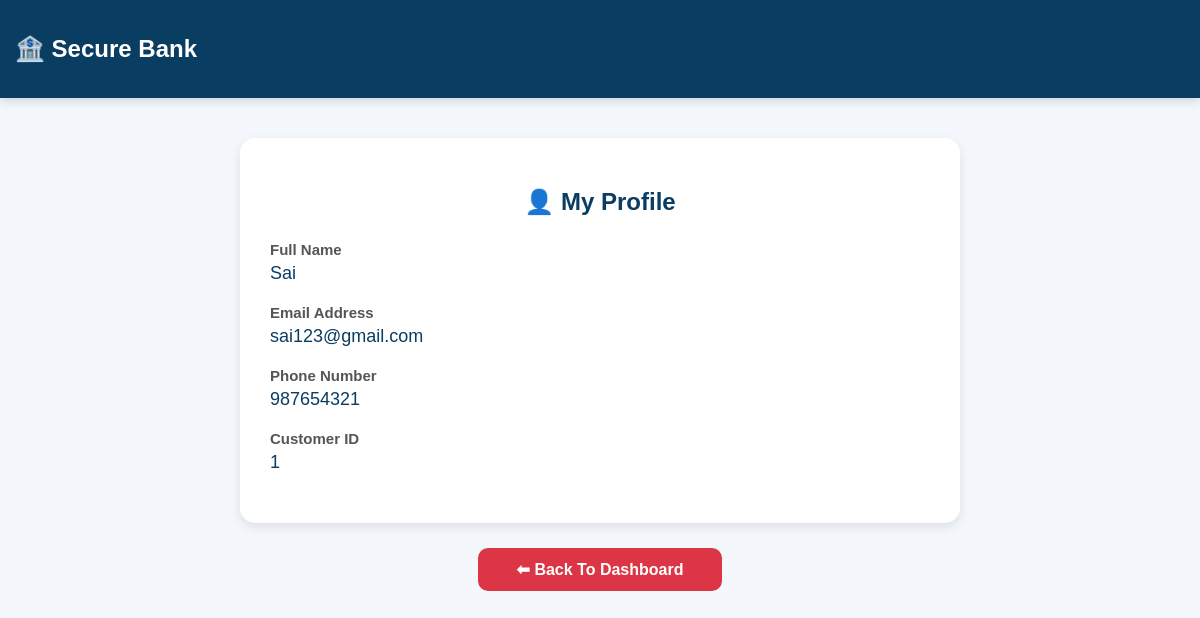
Screenshot of /profile (signed in) with the database file from the repository.
### tables this page shows
CREATE TABLE users(
        id INTEGER PRIMARY KEY AUTOINCREMENT,
        full_name TEXT NOT NULL,
        email TEXT UNIQUE NOT NULL,
        phone TEXT NOT NULL,
        password TEXT NOT NULL
    );

### app.py (the view)
@app.route('/profile')
def profile():
    if 'user_id' not in session:
        return redirect('/login')
    conn = get_db_connection()
    cursor = conn.cursor()
    cursor.execute("""
    SELECT * FROM users
    WHERE id = ?
    """, (session['user_id'],))
    user = cursor.fetchone()
    conn.close()
    return render_template(
        'profile.html',
        user=user
    )

### app.py (called while the page is built)
def get_db_connection():
    conn = sqlite3.connect("database/bank.db")
    conn.row_factory = sqlite3.Row
    return conn

### templates/profile.html (shortened to what this page needs)
<!DOCTYPE html>
<html>
<head>
    <link rel="stylesheet" href="{{ url_for('static', filename='css/style.css') }}">
</head>
<body>
    <div class="navbar">
        <h2>🏦 Secure Bank</h2>
    </div>
    <div class="profile-container">
        <div class="profile-card">
            <h2 class="profile-title">
                👤 My Profile
            </h2>
            <div class="profile-row">
                <div class="label">Full Name</div>
                <div class="value">{{ user['full_name'] }}</div>
            </div>
            <div class="profile-row">
                <div class="label">Email Address</div>
                <div class="value">{{ user['email'] }}</div>
            </div>
            <div class="profile-row">
                <div class="label">Phone Number</div>
                <div class="value">{{ user['phone'] }}</div>
            </div>
            <div class="profile-row">
                <div class="label">Customer ID</div>
                <div class="value">{{ user['id'] }}</div>
            </div>
        </div>
        <a href="/dashboard" class="back-btn">
            ⬅ Back To Dashboard
        </a>
    </div>
</body>
</html>

### static/css/style.css (style rules this page uses)
body { font-family: 'Poppins', Arial, sans-serif; background: #f4f7fc; margin: 0; padding: 0; }
.navbar { background:#0A3D62; color:white; padding:15px 30px; display:flex; justify-content:space-between; align-items:center; box-shadow:0 3px 10px rgba(0,0,0,0.15); }
.navbar { background: #0A3D62; padding: 15px; color: white; }

### templates/profile.html (style rules this page uses)
.profile-container { width:60%; margin:40px auto; }
.profile-card { background:white; padding:30px; border-radius:15px; box-shadow:0 4px 12px rgba(0,0,0,0.1); }
.profile-title { text-align:center; color:#0A3D62; margin-bottom:25px; }
.profile-row { margin-bottom:20px; }
.label { font-weight:bold; color:#555; font-size:15px; }
.value { margin-top:5px; font-size:18px; color:#0A3D62; }
.back-btn { display:block; width:220px; margin:25px auto; text-align:center; background:#dc3545; color:white; padding:12px; border-radius:10px; text-decoration:none; font-weight:bold; }

### rows the page displays
users: full_name "Sai", email "sai123@gmail.com", phone "987654321", id "1"
